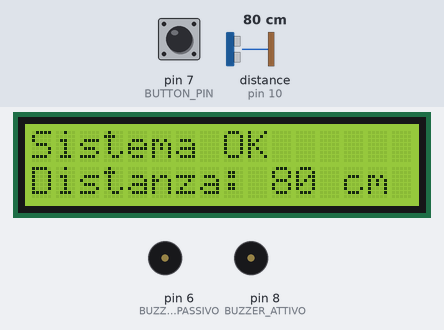
Recording of a sketch running on a simulated Arduino Uno, built with avr-gcc and run on an emulated ATmega328P. Shown: 16×2 character LCD, buzzer (waves = sounding, pin HIGH). Wiring (inferred from the names in the program): ultrasonic range finder: trigger pin 9; echo pin 10. The test bench sets the inputs (shaded band); at power-on: distance to the obstacle (sensor on pin 10) 80 cm, pin 7 (BUTTON_PIN) HIGH. The echo pulse lasts 58.3 µs per cm; pins used as bus, display or sensor lines are not drawn; what the sketch prints to the serial monitor is not drawn.

Above: at 2.2 s.
2.3 s: distance to the obstacle (sensor on pin 10) set to 12 cm
At 2.8 s:
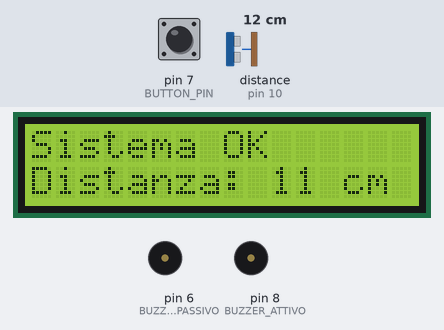
3.8 s: distance to the obstacle (sensor on pin 10) set to 9 cm
At 3.89 s:
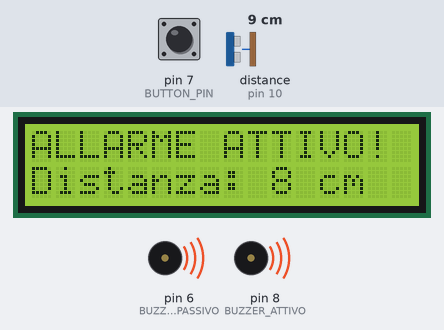
5.5 s: distance to the obstacle (sensor on pin 10) set to 60 cm
At 5.9 s:
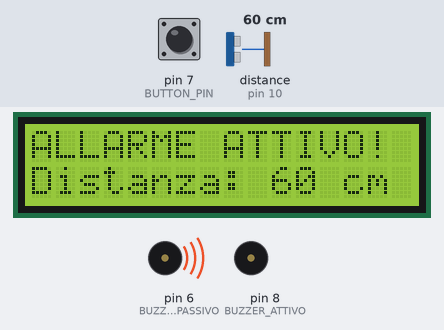
7.0 s: pin 7 (BUTTON_PIN) pulled LOW for 0.15 s
At 7.19 s:
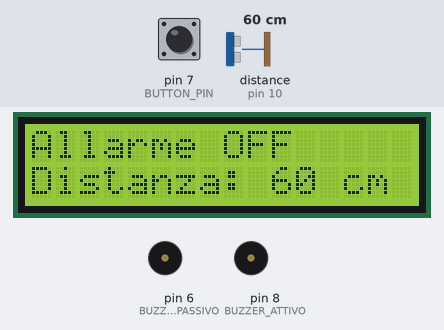
Timing chart, 0 to 9.8 s (numbered marks = the images above; inputs shaded):
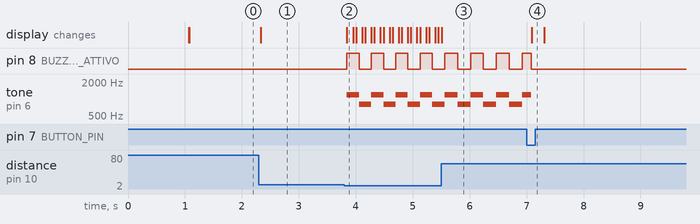

The sketch:

sketch_jul28b.ino
```cpp
#include <LiquidCrystal.h>

#define TRIG_PIN 9
#define ECHO_PIN 10
#define BUZZER_ATTIVO 8
#define BUZZER_PASSIVO 6
#define BUTTON_PIN 7

const int DISTANCE_THRESHOLD = 10; // cm
bool buzzerLatched = false;
bool buzzerState = false;
unsigned long lastBeepTime = 0;

// LCD in modalità 8-bit: RS, E, D0-D7
LiquidCrystal lcd(12, 11, 2, 3, 4, 5, A0, A1, A2, A3);

void setup() {
  Serial.begin(9600);
  pinMode(TRIG_PIN, OUTPUT);
  pinMode(ECHO_PIN, INPUT);
  pinMode(BUZZER_ATTIVO, OUTPUT);
  pinMode(BUZZER_PASSIVO, OUTPUT);
  pinMode(BUTTON_PIN, INPUT_PULLUP);

  lcd.begin(16, 2);
  lcd.print("Sistema pronto");
  delay(1000);
  lcd.clear();
}

long readDistanceCM() {
  digitalWrite(TRIG_PIN, LOW);
  delayMicroseconds(2);
  digitalWrite(TRIG_PIN, HIGH);
  delayMicroseconds(10);
  digitalWrite(TRIG_PIN, LOW);

  long duration = pulseIn(ECHO_PIN, HIGH, 30000);
  if (duration == 0) return -1;
  return duration / 58;
}

void loop() {
  long distance = readDistanceCM();

  // Mostra distanza sempre su riga 2
  lcd.setCursor(0, 1);
  if (distance > 0) {
    lcd.print("Distanza: ");
    lcd.print(distance);
    lcd.print(" cm   ");
  } else {
    lcd.print("Distanza: ??? cm");
  }

  // Se distanza sotto soglia e non è già in allarme
  if (distance > 0 && distance < DISTANCE_THRESHOLD && !buzzerLatched) {
    buzzerLatched = true;
    lcd.setCursor(0, 0);
    lcd.print("ALLARME ATTIVO! ");
    Serial.println("Allarme attivo!");
  }

  // Se in allarme, suona con effetto sirena
  if (buzzerLatched) {
    unsigned long now = millis();
    if (now - lastBeepTime >= 200) {
      buzzerState = !buzzerState;

      // Buzzer attivo ON/OFF
      digitalWrite(BUZZER_ATTIVO, buzzerState);

      // Buzzer passivo alterna due toni
      if (buzzerState) {
        tone(BUZZER_PASSIVO, 1200);  // Tono alto
      } else {
        tone(BUZZER_PASSIVO, 800);   // Tono basso
      }

      lastBeepTime = now;
    }
  } else {
    digitalWrite(BUZZER_ATTIVO, LOW);
    noTone(BUZZER_PASSIVO);

    lcd.setCursor(0, 0);
    lcd.print("Sistema OK      ");
  }

  // Pulsante per disattivare
  if (buzzerLatched && digitalRead(BUTTON_PIN) == LOW) {
    delay(50);
    if (digitalRead(BUTTON_PIN) == LOW) {
      buzzerLatched = false;
      buzzerState = false;
      digitalWrite(BUZZER_ATTIVO, LOW);
      noTone(BUZZER_PASSIVO);
      lcd.setCursor(0, 0);
      lcd.print("Allarme OFF     ");
      Serial.println("Allarme disattivato");

      while (digitalRead(BUTTON_PIN) == LOW);
      delay(100);
    }
  }

  delay(50);
}
```

Measured:
- the behaviour switches between 11 and 10 cm on distance to the obstacle (sensor on pin 10) (found by bisection; images 1 and 2)
- after the input at 2.3 s, the display: changes at once (image 1)
- after the input at 3.8 s, pin 8 (BUZZER_ATTIVO): alternates HIGH for 0.21 s and LOW for 0.21 s, starting after 0.05 s; tone on pin 6 (BUZZER_PASSIVO): alternates 1200 Hz for 0.21 s and 800 Hz for 0.21 s, starting after 0.05 s; the display: changes after 0.05 s (image 2)
- after the input at 5.5 s, the display: changes at once (image 3)
- after the input at 7.0 s, the display: changes after 0.09 s (image 4)
